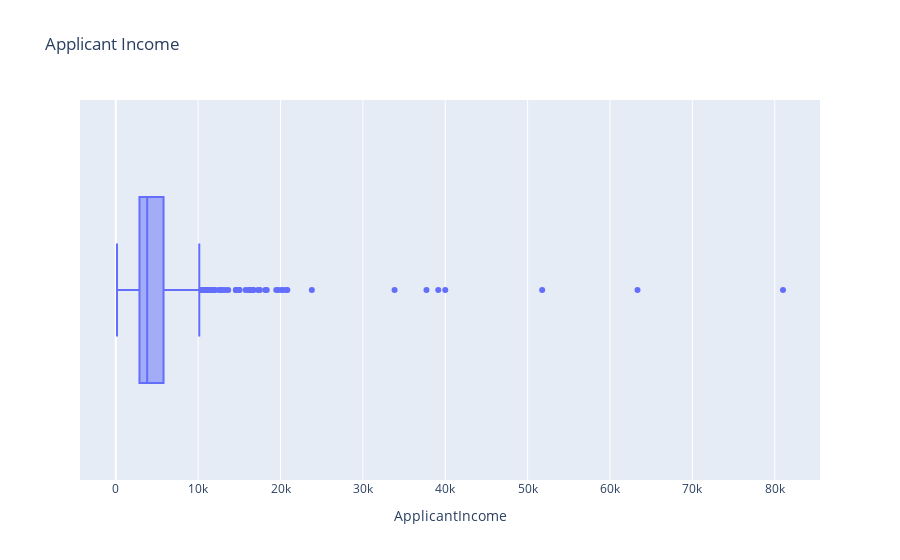

Write notebook code for a chart like this one.
### Code cell
# distribución de ingresos
# df.boxplot(column='ApplicantIncome');
fig = px.box(df, x='ApplicantIncome', title='Applicant Income')
fig.show()

### Figure 1 — Plotly figure (JSON) as saved in the notebook; plotly's stock layout.template omitted (floating-point values rounded to 4 significant figures; data arrays with more than 128 entries replaced by an {"elided": "..."} marker saying what was removed)
{"data": [{"alignmentgroup": "True", "hovertemplate": "ApplicantIncome=%{x}<extra></extra>", "legendgroup": "", "marker": {"color": "#636efa"}, "name": "", "notched": false, "offsetgroup": "", "orientation": "h", "showlegend": false, "type": "box", "x": {"elided": "614 int values"}, "x0": " ", "xaxis": "x", "y0": " ", "yaxis": "y"}], "layout": {"boxmode": "group", "legend": {"tracegroupgap": 0}, "title": {"text": "Applicant Income"}, "xaxis": {"anchor": "y", "domain": [0, 1], "title": {"text": "ApplicantIncome"}}, "yaxis": {"anchor": "x", "domain": [0, 1]}}}
